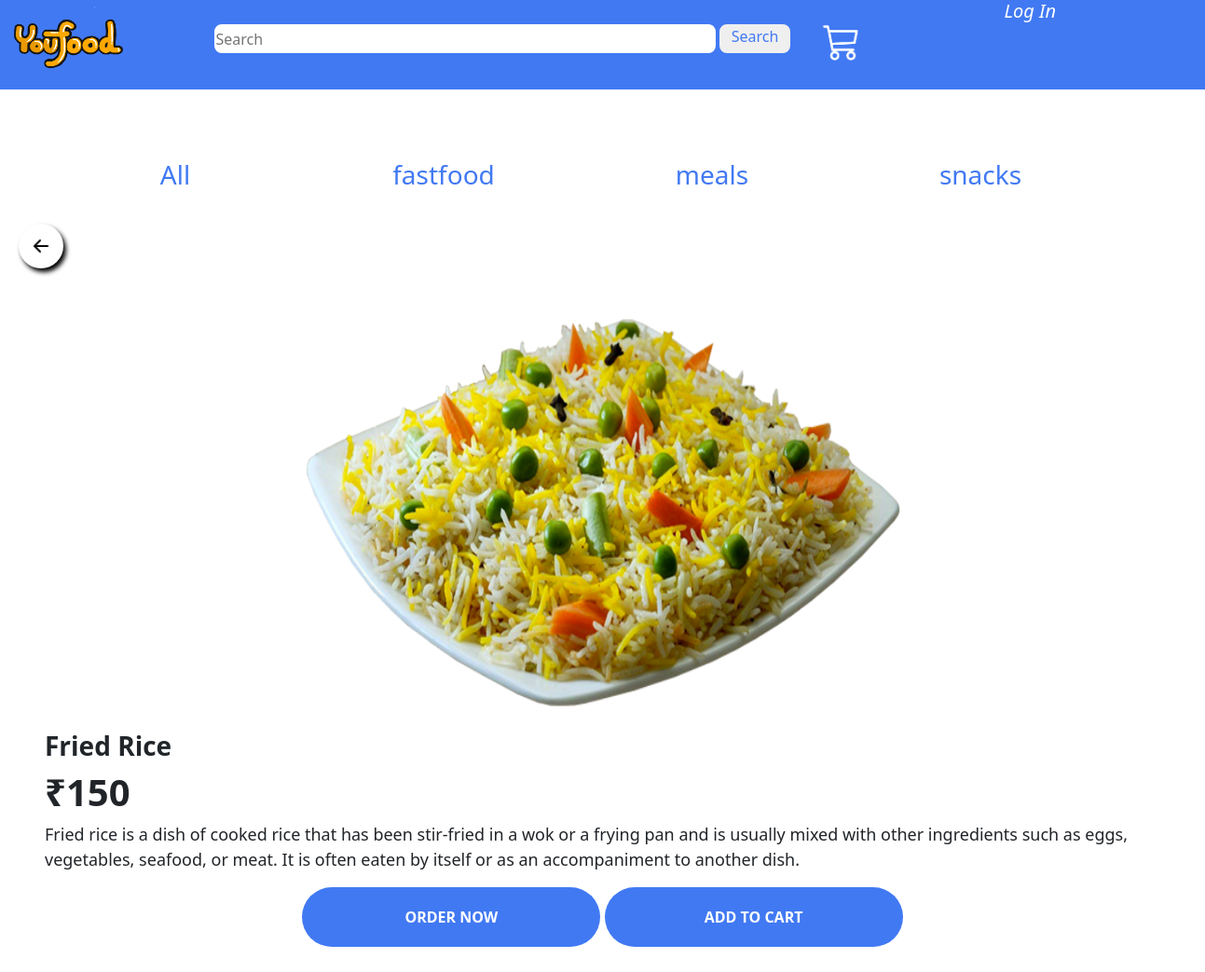
The page /productfun/Fried Rice on the database its author committed.
### youfood/models.py (models this page shows, shortened)
class category(models.Model):
    name=models.CharField(max_length=15,unique=True)
    image=models.ImageField(upload_to="img/")

class item(models.Model):
    name=models.CharField(max_length=50,unique=True,blank=False)
    image=models.ImageField(upload_to="img/")
    description=models.TextField(max_length=600)
    price=models.IntegerField()
    category=models.ForeignKey(category,on_delete=models.CASCADE)

### youfood/views.py (the view)
# urls.py: path('productfun/<str:productName>',views.productfun,name="productfun"),
def productfun(request,productName):
    category_data=category.objects.all()
    productdata=item.objects.filter(name__iexact=productName)
    return render(request,"product_details.html",{'productdata':productdata,'catdata':category_data})

### templates/product_details.html
{% extends 'index.html' %}
{% load static %}
{% block content %}
{% for p in productdata %}
<button class="back-btn" id="back_btn" onclick="backButton()"><img src="{% static 'img/back_arrow.png' %}" alt="back"></button>
<div class="row">
    <div class="col-lg-12 col-md-12 col-sm-12 col-12 product-container">
        <img class="product-image" src="{{p.image.url}}" alt="product image">
    </div>
</div>
<div class="row">
    <div class="col-lg-12 col-md-12 col-sm-12 col-12 product-details">
        <h3>{{p.name}}</h3>
        <h1>₹{{p.price}}</h1>
        <p>{{p.description}}</p>
    </div>
</div>
<div class="row">
    <div class="col-lg-12 col-md-12 col-sm-12 col-6 product-btn">
        <button>ORDER NOW</button>
        <a href="{% url 'cartadd' newItem=p.id %}"><button>ADD TO CART</button></a>
    </div>
</div>
{% endfor %}
<br>
<br>
{% endblock %}

### templates/index.html (shortened to what this page needs)
{% load static %}
<!doctype html>
<html lang="en">
  <head>
    <link href="https://cdn.jsdelivr.net/npm/bootstrap@5.1.0/dist/css/bootstrap.min.css" rel="stylesheet">
    <link rel="stylesheet" href="{% static 'styles/style.css' %}" type="text/css">
  </head>
  <body>
    <div class="container-fluid">
        <div class="row">
            <div class="col-lg-12 my-banner">
                <div class="row">
                  <div class="col-lg-2 col-md-2 col-sm-2 col-2 p-0">
                    <a href="{% url 'mainfun' %}"><img src="{% static 'img/youfood_icon.png' %}" alt="logo" id="logo"></a>
                  </div>
                  <div class="col-lg-6 col-md-6 col-sm-6 col-6 pt-4">
                    <form class="searchform d-flex" action="searchfun" method="GET">
                      <input type="search" placeholder="Search" name="search">
                      <button type="submit"><span class="search-text">Search</span><span><i><img class="search-icon" src="{% static 'img/search_icon.png' %}" alt=""></i></span></button>
                    </form>
                  </div>
                  <div class="col-lg-2 col-md-2 col-sm-2 col-2">
                    <a href="{% url 'cartshow' %}"><i><img class="cart-icon mt-3" src="{% static 'img/cart.png' %}" alt="cart_icon"></i></a>
                  </div>
                  <div class="col-lg-2 col-md-2 col-sm-2 col-2 p-0">
                    {% if user.is_authenticated %}
                    <table>
                      <tr><td><h6 class="user-icon" style="margin-top: 15px;">Hai {{user.username}}</h6></td></tr>
                      <tr><td><a href="{% url 'logoutfun' %}"><i><h6 class="user-icon">Log Out</h6></i></a></td></tr>
                    </table>
                    {% else %}
                    <a href="{% url 'loginfun' %}"><i><h6 class="user-icon">Log In</h6></i></a>
                    {% endif %}
                  </div>
                </div>
            </div>
        </div>
        <div class="row">
          <div class="col-lg-12 col-md-12 col-sm-12 col-12 category-section">
              <ul>
                <li><a href="{% url 'categoryfun' categoryName='all' %}"><button onclick="categoryButton(this)" class="category-btn"><h3>All</h3></button></a></li>
                {% for c in catdata %}
                <li><a href="{% url 'categoryfun' categoryName=c.name %}"><button onclick="categoryButton(this)" class="category-btn"><h3>{{c.name}}</h3></button></a></li>
                {% endfor %}
              </ul>
              </div>
          </div>
          {% block content %}{% endblock content %}
        </div>
  </body>
</html>

### static/styles/style.css (style rules this page uses)
.my-banner { height: 6rem; background-color: rgb(65, 121, 243); margin: 0px; }
#logo { width: 9rem; height: 8rem; }
.searchform input { width: 600px; height: 35px; border: 2px solid rgb(65, 121, 243); border-radius: 10px; }
.searchform button { width: 80px; height: 35px; border: 2px solid rgb(65, 121, 243); border-radius: 10px; color: rgb(65, 121, 243); }
.cart-icon { width: 4rem; height: 4rem; }
.user-icon { color: white; font-size: 20px; }
.category-btn { width: 10rem; height: 4rem; margin: 4rem; color: rgb(65, 121, 243); background: none; border-radius: 3rem; border: none; }
.category-section { overflow-x: auto; }
.category-section ul { display: flex; list-style-type: none; }
a { text-decoration: none; }
.back-btn img { width: 2rem; height: 2rem; }
.back-btn { border-radius: 70px; width: 3rem; height: 3rem; background: none; box-shadow: 3px 4px 5px; border: none; position: absolute; top: 240px; left: 20px; }
.product-image { height: 30rem; width: 40rem; }
.product-container { text-align: center; }
.product-details { padding-left: 3rem; }
.product-details h3,h1 { font-weight: bold; }
.product-details p { font-size: large; }
.product-btn button { width: 20rem; height: 4rem; background-color: rgb(65, 121, 243); color: white; font-weight: bold; border-radius: 2rem; border: none; }
.product-btn { text-align: center; }

### rows shown on the page
category: name "fastfood"
category: name "meals"
category: name "snacks"
item: image (picture), name "Fried Rice", price "150", description "Fried rice is a dish of cooked rice that has been stir-fried in a wok or a frying pan and is usually mixed with other ingredients such as eggs, vegetables, seafood, or meat. It is often eaten by itself or as an accompaniment to another dish."
